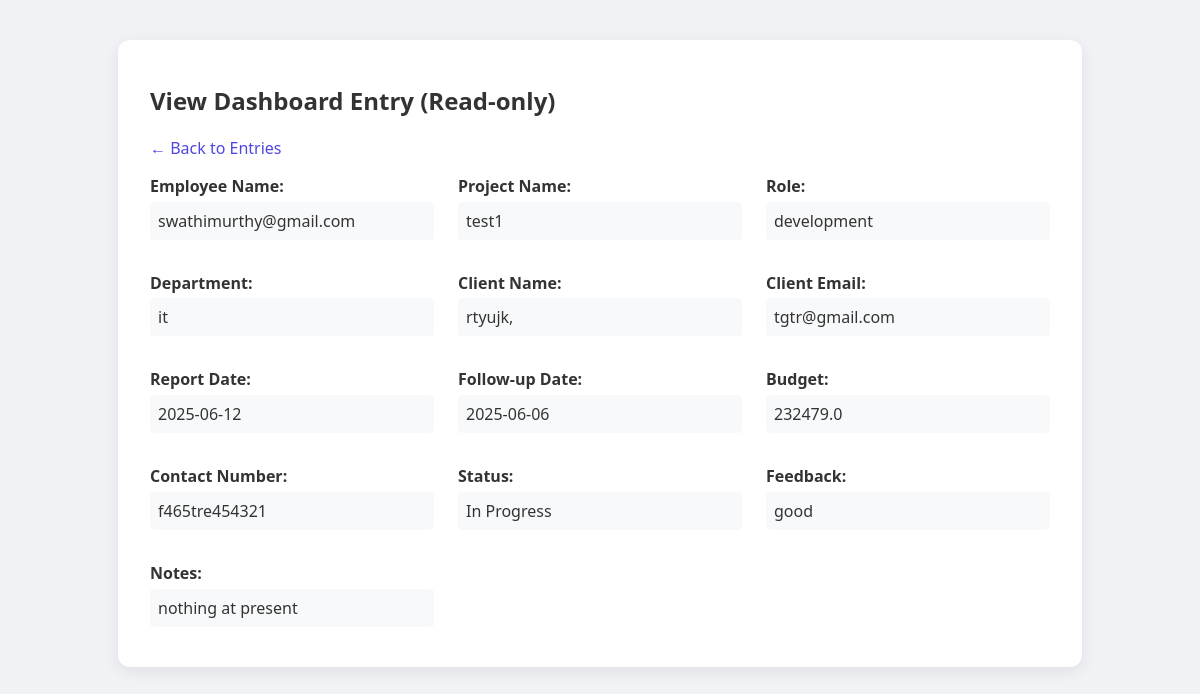
Screenshot of /edit_entry/20 (signed in) with the database file from the repository.
### tables this page shows
CREATE TABLE dashboard (
            id INTEGER PRIMARY KEY AUTOINCREMENT,
            emp_name TEXT,
            role TEXT,
            department TEXT,
            client_name TEXT,
            client_email TEXT,
            report_date TEXT,
            feedback TEXT,
            follow_up_date TEXT,
            notes TEXT,
            budget REAL,
            status TEXT,
            project_name TEXT,
            contact_number TEXT,
            created_at TIMESTAMP DEFAULT CURRENT_TIMESTAMP,
            updated_at TIMESTAMP DEFAULT CURRENT_TIMESTAMP
        );

### app.py (the view, shortened to what this page needs)
@app.route('/edit_entry/<int:id>', methods=['GET', 'POST'])
def edit_entry(id):
    if not session.get('logged_in'):
        return redirect(url_for('login'))
    conn = sqlite3.connect(DB_FILE)
    conn.row_factory = sqlite3.Row
    c = conn.cursor()
    c.execute('SELECT * FROM dashboard WHERE id = ?', (id,))
    entry = c.fetchone()
    conn.close()
    if not entry:
        flash("Entry not found", "danger")
        return redirect(url_for('dashboard_entries'))
    is_owner = (session.get('emp_name') == entry['emp_name'])
    is_admin = (session.get('role') == 'admin')
    if not is_admin and not is_owner:
        flash("You don't have permission to access this entry", "danger")
        return redirect(url_for('dashboard_entries'))
    if request.method == 'GET':
        return render_template('view_entry.html',
                            entry=entry,
                            can_edit=(is_owner or is_admin),
                            is_admin=is_admin)

### templates/view_entry.html (shortened to what this page needs)
<!DOCTYPE html>
<html>
<head>
</head>
<body>
    <div class="container">
        <h2>View Dashboard Entry (Read-only)</h2>
        <a href="{{ url_for('dashboard_entries') }}" style="text-decoration: none; color: #4f46e5; margin-bottom: 1rem; display: inline-block;">← Back to Entries</a>
        <div style="display: grid; grid-template-columns: repeat(auto-fit, minmax(280px, 1fr)); gap: 1rem 1.5rem;">
            {% for field, label in {
                'emp_name': 'Employee Name',
                'project_name': 'Project Name',
                'role': 'Role',
                'department': 'Department',
                'client_name': 'Client Name',
                'client_email': 'Client Email',
                'report_date': 'Report Date',
                'follow_up_date': 'Follow-up Date',
                'budget': 'Budget',
                'contact_number': 'Contact Number',
                'status': 'Status',
                'feedback': 'Feedback',
                'notes': 'Notes'
            }.items() %}
            <div class="view-group">
                <label>{{ label }}:</label>
                <div class="value">{{ entry[field] or 'N/A' }}</div>
            </div>
            {% endfor %}
        </div>
    </div>
</body>
</html>

### templates/view_entry.html (style rules this page uses)
body { font-family: 'Segoe UI', Tahoma, Geneva, Verdana, sans-serif; background: #f0f2f5; padding: 2rem; color: #333; }
.container { background: #ffffff; padding: 1.5rem 2rem; border-radius: 12px; width: 90%; max-width: 900px; margin: auto; box-shadow: 0 4px 15px rgba(0, 0, 0, 0.08); }
.view-group { margin-bottom: 1rem; }
.view-group label { font-weight: bold; display: block; margin-bottom: 0.3rem; }
.view-group .value { padding: 0.5rem; background: #f8f9fa; border-radius: 4px; }

### rows the page displays
dashboard: emp_name "swathimurthy@gmail.com" "test1" "development" "it" "rtyujk," "tgtr@gmail.com" "2025-06-12" "2025-06-06" "232479.0" "f465tre454321" "In Progress" "good" "nothing at present"

### other values shown
{{ label }} "Employee Name" "Project Name" "Role" "Department" "Client Name" "Client Email" "Report Date" "Follow-up Date" "Budget" "Contact Number" "Status" "Feedback" "Notes"
